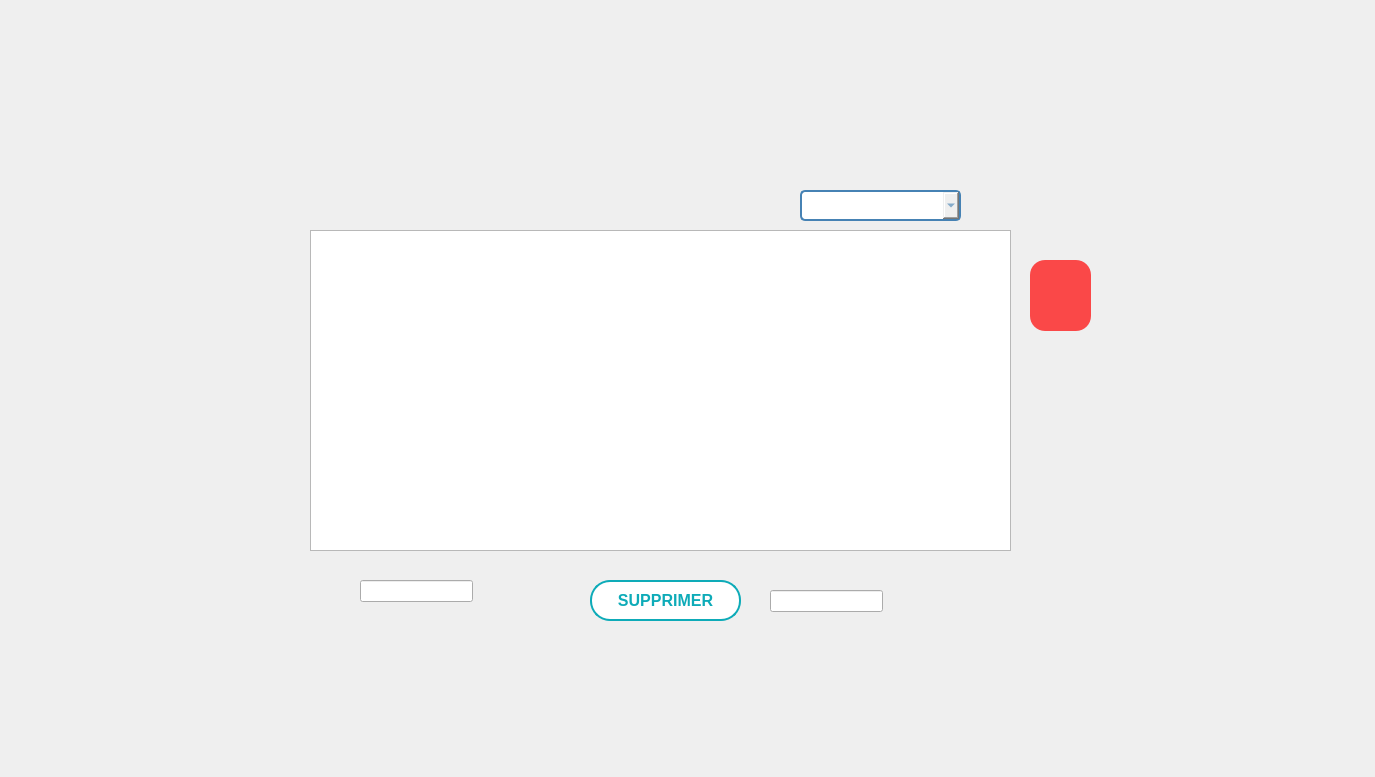
      <widget class="QWidget" name="tab_6">
       <attribute name="title">
        <string>Afficher</string>
       </attribute>
       <widget class="QLabel" name="qr">
        <property name="geometry">
         <rect>
          <x>0</x>
          <y>0</y>
          <width>1366</width>
          <height>768</height>
         </rect>
        </property>
        <property name="text">
         <string/>
        </property>
        <property name="pixmap">
         <pixmap>../Desktop/2.jpg</pixmap>
        </property>
        <property name="scaledContents">
         <bool>true</bool>
        </property>
       </widget>
       <widget class="QTableView" name="tableView_3">
        <property name="geometry">
         <rect>
          <x>310</x>
          <y>230</y>
          <width>701</width>
          <height>321</height>
         </rect>
        </property>
        <property name="styleSheet">
         <string notr="true">QString styleSheet = &quot;\
        QTableView { \
            border-collapse: collapse; \
            width: 100%; \
        } \
        QTableView::item { \
            border: 1px solid #001F3F; /* Marine */ \
            padding: 8px; \
            background-color: #004080; /* Bleu marine clair */ \
            color: #FFFFFF; /* Blanc */ \
        } \
        QTableView::item:selected { \
            background-color: #001F3F; /* Marine */ \
            color: #FFFFFF; /* Blanc */ \
        }&quot;;

    ui-&gt;tableView_3-&gt;setStyleSheet(styleSheet);</string>
        </property>
       </widget>
       <widget class="QLabel" name="label_8">
        <property name="geometry">
         <rect>
          <x>1070</x>
          <y>150</y>
          <width>21</width>
          <height>21</height>
         </rect>
        </property>
        <property name="text">
         <string/>
        </property>
        <property name="pixmap">
         <pixmap>:/IMAGE/107799.png</pixmap>
        </property>
        <property name="scaledContents">
         <bool>true</bool>
        </property>
       </widget>
       <widget class="QPushButton" name="Retour_31">
        <property name="enabled">
         <bool>true</bool>
        </property>
        <property name="geometry">
         <rect>
          <x>590</x>
          <y>580</y>
          <width>151</width>
          <height>41</height>
         </rect>
        </property>
        <property name="font">
         <font>
          <family>Arial</family>
          <pointsize>12</pointsize>
          <weight>75</weight>
          <bold>true</bold>
         </font>
        </property>
        <property name="autoFillBackground">
         <bool>false</bool>
        </property>
        <property name="styleSheet">
         <string notr="true">/* Styles généraux du bouton */
QPushButton {
    background-color: #ffffff; /* Bleu clair pour représenter l'eau */
    border: 2px solid #0EABB8; /* Bordure bleue */
    color: #0EABB8; /* Texte blanc */
    padding: 10px ; /* Espacement intérieur */

    font-weight: bold; /* Police en gras */
    border-radius: 20px; /* Bordure arrondie */
    outline: none; /* Supprime la bordure de focus */
  
    overflow: hidden; /* Cache le contenu débordant */
    transition: background-color 0.3s, color 0.3s; /* Transition des couleurs */
}

/* Style au survol du bouton */
QPushButton:hover {
    background-color: #0EABB8; /* Fond devient blanc */
    color: #ffffff; /* Texte devient bleu clair */
}

/* Style au clic du bouton */
QPushButton:pressed {
    background-color: #0EABB8; /* Bleu foncé lors du clic */
    color: #f8f8f8; /* Texte blanc lors du clic */
}

/* Animation pour le pseudo-élément :after */
QPushButton::after {
    content: ''; /* Contenu vide */
    position: absolute; /* Position absolue */
    width: 100%; /* Largeur à 100% */
    height: 100%; /* Hauteur à 100% */
    background-color: rgba(255, 255, 255, 0.3); /* Fond semi-transparent */
    top: 50%; /* Positionnement au centre vertical */
    left: 50%; /* Positionnement au centre horizontal */
    border-radius: 50%; /* Bordure arrondie */
    transform: translate(-50%, -50%) scale(0); /* Réduit l'échelle à 0 */
    transition: transform 0.5s ease; /* Transition de l'échelle */
}

/* Animation au survol du bouton */
QPushButton:hover::after {
    transform: translate(-50%, -50%) scale(2); /* Augmente l'échelle à 2 */
}
</string>
        </property>
        <property name="text">
         <string>SUPPRIMER</string>
        </property>
        <property name="icon">
         <iconset>
          <normaloff>../Downloads/anyrgb.com.png</normaloff>../Downloads/anyrgb.com.png</iconset>
        </property>
        <property name="autoDefault">
         <bool>true</bool>
        </property>
       </widget>
       <widget class="QPushButton" name="Retour_20">
        <property name="enabled">
         <bool>true</bool>
        </property>
        <property name="geometry">
         <rect>
          <x>960</x>
          <y>180</y>
          <width>41</width>
          <height>41</height>
         </rect>
        </property>
        <property name="font">
         <font>
          <family>Arial</family>
          <pointsize>12</pointsize>
          <weight>75</weight>
          <bold>true</bold>
         </font>
        </property>
        <property name="autoFillBackground">
         <bool>false</bool>
        </property>
        <property name="styleSheet">
         <string notr="true">QPushButton {
    background-color: transparent; /* Bleu clair pour représenter l'eau */
    border: transparent; /* Bordure bleue */



}</string>
        </property>
        <property name="text">
         <string/>
        </property>
        <property name="icon">
         <iconset resource="gestion_abonnement/image/image.qrc">
          <normaloff>:/search-512.webp</normaloff>:/search-512.webp</iconset>
        </property>
        <property name="iconSize">
         <size>
          <width>25</width>
          <height>25</height>
         </size>
        </property>
        <property name="autoDefault">
         <bool>true</bool>
        </property>
       </widget>
       <widget class="QComboBox" name="comboBox_searchAttribute">
        <property name="geometry">
         <rect>
          <x>800</x>
          <y>190</y>
          <width>161</width>
          <height>31</height>
         </rect>
        </property>
        <property name="styleSheet">
         <string notr="true">/* Style général du QComboBox */
QComboBox {
    border: 2px solid #4682B4; /* Bordure bleue */
    border-radius: 5px; /* Coins arrondis */
    padding: 5px; /* Espace intérieur */
    font-size: 14px; /* Taille de la police */
    font-family: &quot;Arial&quot;, sans-serif; /* Police de caractère */
    color: #4682B4; /* Couleur du texte */

}




/* Style des éléments déroulants */
QComboBox QAbstractItemView {
    border: 2px solid #4682B4; /* Bordure bleue */
    border-radius: 5px; /* Coins arrondis */
    font-size: 14px; /* Taille de la police */
    font-family: &quot;Arial&quot;, sans-serif; /* Police de caractère */
    color: #4682B4; /* Couleur du texte */
    background-color: #F0F8FF; /* Couleur de fond */
}

/* Style des éléments déroulants au survol */
QComboBox QAbstractItemView:hover {
    background-color: #87CEEB; /* Couleur de fond bleue au survol */
}
</string>
        </property>
       </widget>
       <widget class="QPushButton" name="Retour_21">
        <property name="enabled">
         <bool>true</bool>
        </property>
        <property name="geometry">
         <rect>
          <x>1030</x>
          <y>260</y>
          <width>61</width>
          <height>71</height>
         </rect>
        </property>
        <property name="font">
         <font>
          <family>Arial</family>
          <pointsize>-1</pointsize>
          <weight>75</weight>
          <bold>true</bold>
         </font>
        </property>
        <property name="autoFillBackground">
         <bool>false</bool>
        </property>
        <property name="styleSheet">
         <string notr="true">/* Style général du QPushButton */
QPushButton {
    border: none; /* Pas de bordure */
    border-radius: 15px; /* Coins arrondis */
    padding: 10px; /* Espace intérieur */
    font-size: 16px; /* Taille de la police */
    font-family: &quot;Arial&quot;, sans-serif; /* Police de caractère */
    color: #FFFFFF; /* Couleur du texte */
    background-color: rgba(255, 0, 0, 0.7); /* Couleur de fond rouge transparente */
    transition: background-color 0.5s, opacity 0.5s; /* Transition pour la couleur de fond et l'opacité */
}

/* Style de l'icône */
QPushButton::icon {
    width: 50px; /* Largeur de l'icône */
    height: 50px; /* Hauteur de l'icône */
    margin-right: 10px; /* Marge à droite de l'icône */
    border: 2px solid red; /* Bordure rouge autour de l'icône */
}

/* Style lorsque le bouton est survolé */
QPushButton:hover {
    background-color: rgba(255, 0, 0, 0.9); /* Couleur de fond rouge transparente plus foncée au survol */
}

/* Style lorsque le bouton est enfoncé */
QPushButton:pressed {
    background-color: rgba(255, 0, 0, 1); /* Couleur de fond rouge transparente pleine lorsqu'enfoncé */
    opacity: 1; /* Réduire légèrement l'opacité lors de l'enfoncement */
}
</string>
        </property>
        <property name="text">
         <string/>
        </property>
        <property name="icon">
         <iconset resource="gestion_abonnement/image/image.qrc">
          <normaloff>:/pdf.png</normaloff>:/pdf.png</iconset>
        </property>
        <property name="iconSize">
         <size>
          <width>50</width>
          <height>50</height>
         </size>
        </property>
        <property name="autoDefault">
         <bool>true</bool>
        </property>
       </widget>
       <widget class="QLabel" name="background_8">
        <property name="geometry">
         <rect>
          <x>0</x>
          <y>0</y>
          <width>1366</width>
          <height>768</height>
         </rect>
        </property>
        <property name="text">
         <string/>
        </property>
        <property name="pixmap">
         <pixmap resource="gestion_abonnement/image/image.qrc">:/background_3.png</pixmap>
        </property>
        <property name="scaledContents">
         <bool>true</bool>
        </property>
       </widget>
       <widget class="QPushButton" name="stat_eq">
        <property name="enabled">
         <bool>true</bool>
        </property>
        <property name="geometry">
         <rect>
          <x>1020</x>
          <y>360</y>
          <width>91</width>
          <height>71</height>
         </rect>
        </property>
        <property name="font">
         <font>
          <family>Arial</family>
          <pointsize>-1</pointsize>
          <weight>75</weight>
          <bold>true</bold>
         </font>
        </property>
        <property name="autoFillBackground">
         <bool>false</bool>
        </property>
        <property name="styleSheet">
         <string notr="true">/* Style général du QPushButton */
QPushButton {
    border: none; /* Pas de bordure */
    border-radius: 15px; /* Coins arrondis */
    padding: 10px; /* Espace intérieur */
    font-size: 16px; /* Taille de la police */
    font-family: &quot;Arial&quot;, sans-serif; /* Police de caractère */
    color: #FFFFFF; /* Couleur du texte */
    background-color: transparent; /* Couleur de fond rouge transparente */
}

/* Style de l'icône */
QPushButton::icon {
    width: 50px; /* Largeur de l'icône */
    height: 50px; /* Hauteur de l'icône */
    margin-right: 10px; /* Marge à droite de l'icône */
    border: 2px solid red; /* Bordure rouge autour de l'icône */
}

/* Style lorsque le bouton est survolé */
QPushButton:hover {
    background-color: rgb(220,220,220); /* Couleur de fond grise transparente au survol */
}


/* Style lorsque le bouton est enfoncé */
QPushButton:pressed {
    background-color: rgba(255, 0, 0, 1); /* Couleur de fond rouge transparente pleine lorsqu'enfoncé */
    opacity: 1; /* Réduire légèrement l'opacité lors de l'enfoncement */
}
</string>
        </property>
        <property name="text">
         <string/>
        </property>
        <property name="icon">
         <iconset resource="gestion_abonnement/image/image.qrc">
          <normaloff>:/stat.png</normaloff>:/stat.png</iconset>
        </property>
        <property name="iconSize">
         <size>
          <width>100</width>
          <height>100</height>
         </size>
        </property>
        <property name="autoDefault">
         <bool>true</bool>
        </property>
       </widget>
       <widget class="QLabel" name="qrLabel">
        <property name="geometry">
         <rect>
          <x>1100</x>
          <y>580</y>
          <width>141</width>
          <height>151</height>
         </rect>
        </property>
        <property name="text">
         <string/>
        </property>
       </widget>
       <widget class="QLineEdit" name="gsh">
        <property name="geometry">
         <rect>
          <x>360</x>
          <y>580</y>
          <width>113</width>
          <height>22</height>
         </rect>
        </property>
       </widget>
       <widget class="QLineEdit" name="nom_ard">
        <property name="geometry">
         <rect>
          <x>770</x>
          <y>590</y>
          <width>113</width>
          <height>22</height>
         </rect>
        </property>
       </widget>
       <widget class="QPushButton" name="dispo_3">
        <property name="enabled">
         <bool>true</bool>
        </property>
        <property name="geometry">
         <rect>
          <x>490</x>
          <y>580</y>
          <width>61</width>
          <height>51</height>
         </rect>
        </property>
        <property name="font">
         <font>
          <family>Arial</family>
          <pointsize>-1</pointsize>
          <weight>75</weight>
          <bold>true</bold>
         </font>
        </property>
        <property name="autoFillBackground">
         <bool>false</bool>
        </property>
        <property name="styleSheet">
         <string notr="true">/* Style général du QPushButton */
QPushButton {
    border: none; /* Pas de bordure */
    border-radius: 15px; /* Coins arrondis */
    padding: 10px; /* Espace intérieur */
    font-size: 16px; /* Taille de la police */
    font-family: &quot;Arial&quot;, sans-serif; /* Police de caractère */
    color: #FFFFFF; /* Couleur du texte */
    background-color: transparent; /* Couleur de fond rouge transparente */
}

/* Style de l'icône */
QPushButton::icon {
    width: 50px; /* Largeur de l'icône */
    height: 50px; /* Hauteur de l'icône */
    margin-right: 10px; /* Marge à droite de l'icône */
    border: 2px solid red; /* Bordure rouge autour de l'icône */
}

/* Style lorsque le bouton est survolé */
QPushButton:hover {
    background-color: rgb(220,220,220); /* Couleur de fond grise transparente au survol */
}


/* Style lorsque le bouton est enfoncé */
QPushButton:pressed {
    background-color: rgba(255, 0, 0, 1); /* Couleur de fond rouge transparente pleine lorsqu'enfoncé */
    opacity: 1; /* Réduire légèrement l'opacité lors de l'enfoncement */
}
</string>
        </property>
        <property name="text">
         <string/>
        </property>
        <property name="icon">
         <iconset resource="image/image.qrc">
          <normaloff>:/materiel-de-reparation.png</normaloff>:/materiel-de-reparation.png</iconset>
        </property>
        <property name="iconSize">
         <size>
          <width>60</width>
          <height>60</height>
         </size>
        </property>
        <property name="autoDefault">
         <bool>true</bool>
        </property>
       </widget>
       <widget class="QPushButton" name="mat_dispo">
        <property name="enabled">
         <bool>true</bool>
        </property>
        <property name="geometry">
         <rect>
          <x>900</x>
          <y>570</y>
          <width>71</width>
          <height>61</height>
         </rect>
        </property>
        <property name="font">
         <font>
          <family>Arial</family>
          <pointsize>-1</pointsize>
          <weight>75</weight>
          <bold>true</bold>
         </font>
        </property>
        <property name="autoFillBackground">
         <bool>false</bool>
        </property>
        <property name="styleSheet">
         <string notr="true">/* Style général du QPushButton */
QPushButton {
    border: none; /* Pas de bordure */
    border-radius: 15px; /* Coins arrondis */
    padding: 10px; /* Espace intérieur */
    font-size: 16px; /* Taille de la police */
    font-family: &quot;Arial&quot;, sans-serif; /* Police de caractère */
    color: #FFFFFF; /* Couleur du texte */
    background-color: transparent; /* Couleur de fond rouge transparente */
}

/* Style de l'icône */
QPushButton::icon {
    width: 50px; /* Largeur de l'icône */
    height: 50px; /* Hauteur de l'icône */
    margin-right: 10px; /* Marge à droite de l'icône */
    border: 2px solid red; /* Bordure rouge autour de l'icône */
}

/* Style lorsque le bouton est survolé */
QPushButton:hover {
    background-color: rgb(220,220,220); /* Couleur de fond grise transparente au survol */
}


/* Style lorsque le bouton est enfoncé */
QPushButton:pressed {
    background-color: rgba(255, 0, 0, 1); /* Couleur de fond rouge transparente pleine lorsqu'enfoncé */
    opacity: 1; /* Réduire légèrement l'opacité lors de l'enfoncement */
}
</string>
        </property>
        <property name="text">
         <string/>
        </property>
        <property name="icon">
         <iconset resource="image/image.qrc">
          <normaloff>:/produit.png</normaloff>:/produit.png</iconset>
        </property>
        <property name="iconSize">
         <size>
          <width>60</width>
          <height>60</height>
         </size>
        </property>
        <property name="autoDefault">
         <bool>true</bool>
        </property>
       </widget>
       <zorder>background_8</zorder>
       <zorder>qr</zorder>
       <zorder>tableView_3</zorder>
       <zorder>label_8</zorder>
       <zorder>Retour_31</zorder>
       <zorder>Retour_20</zorder>
       <zorder>comboBox_searchAttribute</zorder>
       <zorder>Retour_21</zorder>
       <zorder>stat_eq</zorder>
       <zorder>qrLabel</zorder>
       <zorder>gsh</zorder>
       <zorder>nom_ard</zorder>
       <zorder>dispo_3</zorder>
       <zorder>mat_dispo</zorder>
      </widget>
